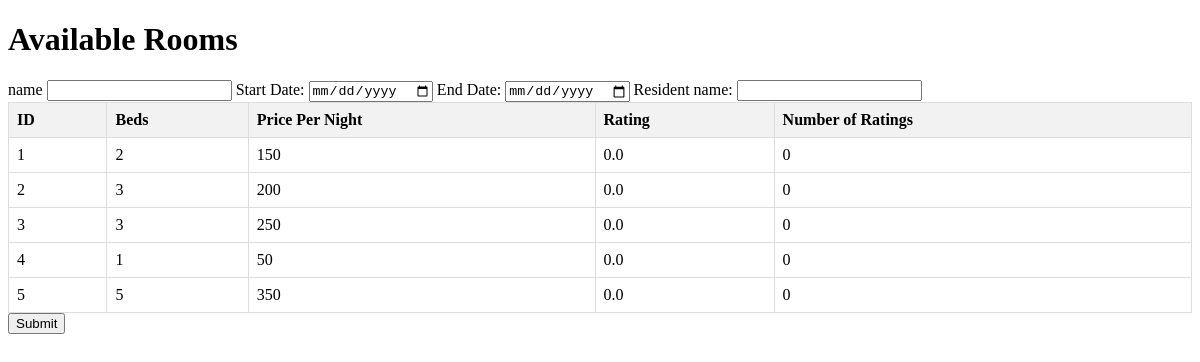
Screenshot of /client with the database file from the repository.
### tables this page shows
CREATE TABLE rooms (
    id INTEGER,
    beds INTEGER,
    ppn INTEGER,
    rating REAL,
    no_ratings INTEGER
);

### client_handlers.py (the view)
def handle_client():
    conn = get_db_connection()
    cursor = conn.cursor()
    cursor.execute('SELECT * FROM rooms')  # Fetch all rooms
    rooms = cursor.fetchall()
    cursor.execute('SELECT * FROM accomodations')
    accomodations=cursor.fetchall()
    conn.close()
    return render_template('client.html', rooms=rooms,accomodations=accomodations)

### utils.py (called while the page is built)
def get_db_connection():
    conn = sqlite3.connect('mydatabase.db')
    conn.row_factory = sqlite3.Row  # Allows accessing rows as dictionaries
    return conn

### templates/client.html (shortened to what this page needs)
<!DOCTYPE html>
<html lang="en">
<head>
</head>
<body>
    <h1>Available Rooms</h1>
    <form action="/add_client_accomodation" method="POST">
        <label for="name">name</label>
        <input type="text" id="name" name="name">
        <label for="start-date">Start Date:</label>
        <input type="date" id="start-date" name="start-date" required>
        <label for="end-date">End Date:</label>
        <input type="date" id="end-date" name="end-date" required>
        <label for="name">Resident name:</label>
        <input type="text" id="name" name="name" required>
        <table>
            <thead>
                <tr>
                    <th>ID</th>
                    <th>Beds</th>
                    <th>Price Per Night</th>
                    <th>Rating</th>
                    <th>Number of Ratings</th>
                </tr>
            </thead>
            <tbody>
                {% for room in rooms %}
                <tr class="form-row" onclick="selectRow(this,  room['id'] )">
                    <td class="form-cell">{{ room['id'] }}</td>
                    <td class="form-cell">{{ room['beds'] }}</td>
                    <td class="form-cell">{{ room['ppn'] }}</td>
                    <td class="form-cell">{{ room['rating'] }}</td>
                    <td class="form-cell">{{ room['no_ratings'] }}</td>
                </tr>
                {% endfor %}
            </tbody>
        </table>
        <button type="submit">Submit</button>
    </form>
</body>
</html>

### templates/client.html (style rules this page uses)
table { width: 100%; border-collapse: collapse; }
th, td { border: 1px solid #ddd; padding: 8px; }
th { background-color: #f2f2f2; text-align: left; }
.form-row { display: table-row; cursor: pointer; background-color: white; transition: background-color 0.3s; }
.form-cell { display: table-cell; padding: 8px; border: 1px solid #ddd; }

### rows the page displays
rooms: id "1", beds "2", ppn "150", rating "0.0", no_ratings "0"
rooms: id "2", beds "3", ppn "200", rating "0.0", no_ratings "0"
rooms: id "3", beds "3", ppn "250", rating "0.0", no_ratings "0"
rooms: id "4", beds "1", ppn "50", rating "0.0", no_ratings "0"
rooms: id "5", beds "5", ppn "350", rating "0.0", no_ratings "0"
